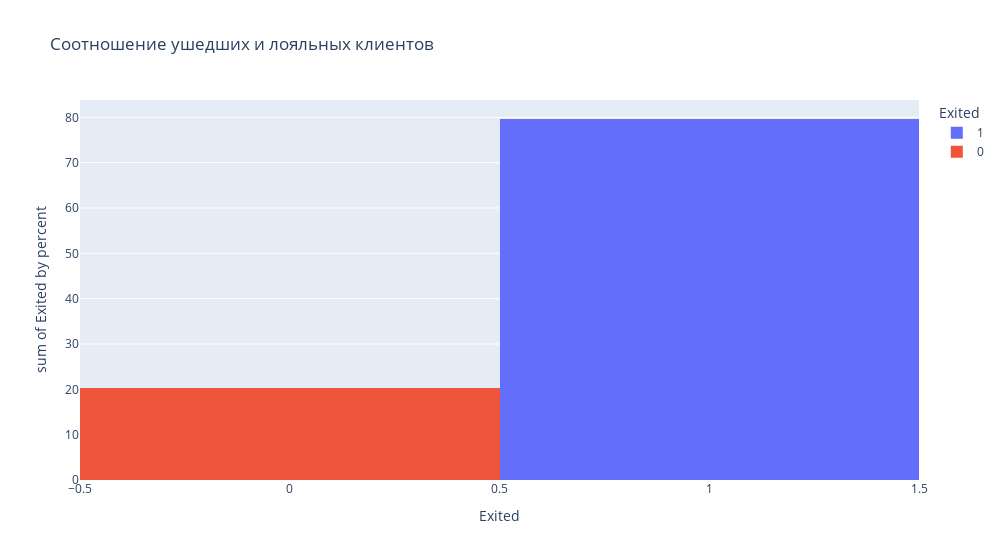

Notebook cell for this chart:
### Code cell
churn_data = churn_data.copy()
churn_data['Exited by percent'] = churn_data['Exited'].value_counts()/churn_data['Exited'].shape[0]*100
fig = px.histogram(
    data_frame=churn_data,
    x = 'Exited',
    y = 'Exited by percent',
    title = 'Соотношение ушедших и лояльных клиентов',    
    color='Exited',
    width = 1000,    
)
fig.show()
fig.write_html('plotly/Exited.html')

### Figure 1 — Plotly figure (JSON) as saved in the notebook; plotly's stock layout.template omitted (floating-point values rounded to 4 significant figures; data arrays with more than 128 entries replaced by an {"elided": "..."} marker saying what was removed)
{"data": [{"alignmentgroup": "True", "bingroup": "x", "histfunc": "sum", "hovertemplate": "Exited=%{x}<br>sum of Exited by percent=%{y}<extra></extra>", "legendgroup": "1", "marker": {"color": "#636efa", "pattern": {"shape": ""}}, "name": "1", "offsetgroup": "1", "orientation": "v", "showlegend": true, "type": "histogram", "x": {"elided": "2037 int values"}, "xaxis": "x", "y": {"elided": "2037 float values"}, "yaxis": "y"}, {"alignmentgroup": "True", "bingroup": "x", "histfunc": "sum", "hovertemplate": "Exited=%{x}<br>sum of Exited by percent=%{y}<extra></extra>", "legendgroup": "0", "marker": {"color": "#EF553B", "pattern": {"shape": ""}}, "name": "0", "offsetgroup": "0", "orientation": "v", "showlegend": true, "type": "histogram", "x": {"elided": "7963 int values"}, "xaxis": "x", "y": {"elided": "7963 float values"}, "yaxis": "y"}], "layout": {"barmode": "relative", "legend": {"title": {"text": "Exited"}, "tracegroupgap": 0}, "title": {"text": "Соотношение ушедших и лояльных клиентов"}, "width": 1000, "xaxis": {"anchor": "y", "categoryarray": [1, 0], "categoryorder": "array", "domain": [0, 1], "title": {"text": "Exited"}}, "yaxis": {"anchor": "x", "domain": [0, 1], "title": {"text": "sum of Exited by percent"}}}}
